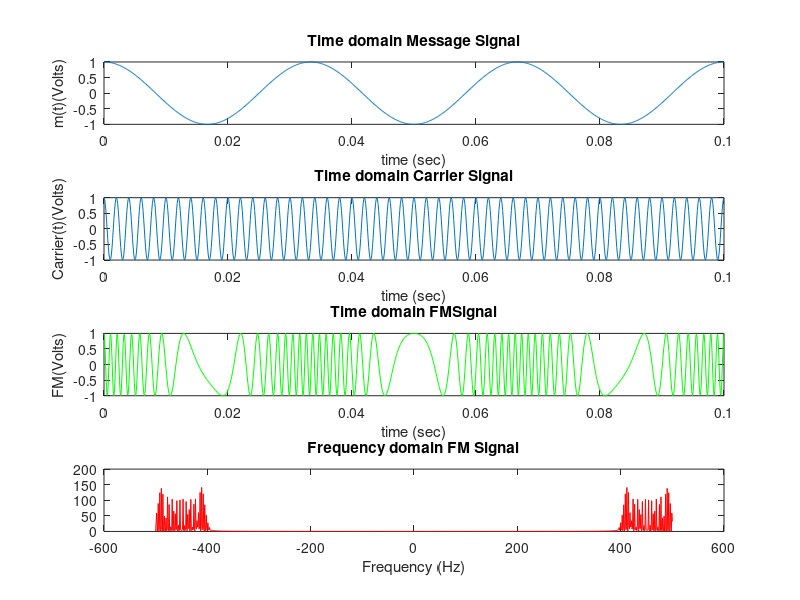

Here is the MATLAB script that generated this plot:
%Mohammad sadegh Khodadadi AliAbadi
%Number Student :983110283
clear all;
clc;
close all;

t = 0:0.0001:0.1;
%% Generating massage signal
Am = 1;
fm = 30;
m_t = Am*cos(2*pi*fm*t);
subplot(4,1,1);
plot(t,m_t);
hold on;
xlabel('time (sec)');
ylabel(' m(t)(Volts) ');
title ('Time domain Message Signal');
%% Generating the carrier signal
Ac = 1; 
fc = 500; 
Carrier= Ac*cos(2*pi*fc*t);
subplot(4,1,2);
plot(t,Carrier);
hold on;
xlabel('time (sec)');
ylabel(' Carrier(t)(Volts) ');
title ('Time domain Carrier Signal');
%% Modulating message signal to carrier signal
beta = 15;
kf = beta*fm/Am;
integral_m_t = 1/(2*pi*fm)*sin(2*pi*fm*t);;
FM_mudolation = Ac*cos((2*pi*fc*t)+2*pi*kf*integral_m_t);
subplot(4,1,3);
plot(t,FM_mudolation,'g');
hold on;
xlabel('time (sec)');
ylabel(' FM(Volts) ');
title ('Time domain FMSignal');
%% Frequency domain signal FM_mudolation 
Frequency_FM = fft(FM_mudolation);
f_FM=linspace(-fc,fc,length(Frequency_FM));
subplot(4,1,4);
plot(f_FM,abs(Frequency_FM),'r');
hold on;
xlabel('Frequency (Hz)');
title ('Frequency domain FM Signal');